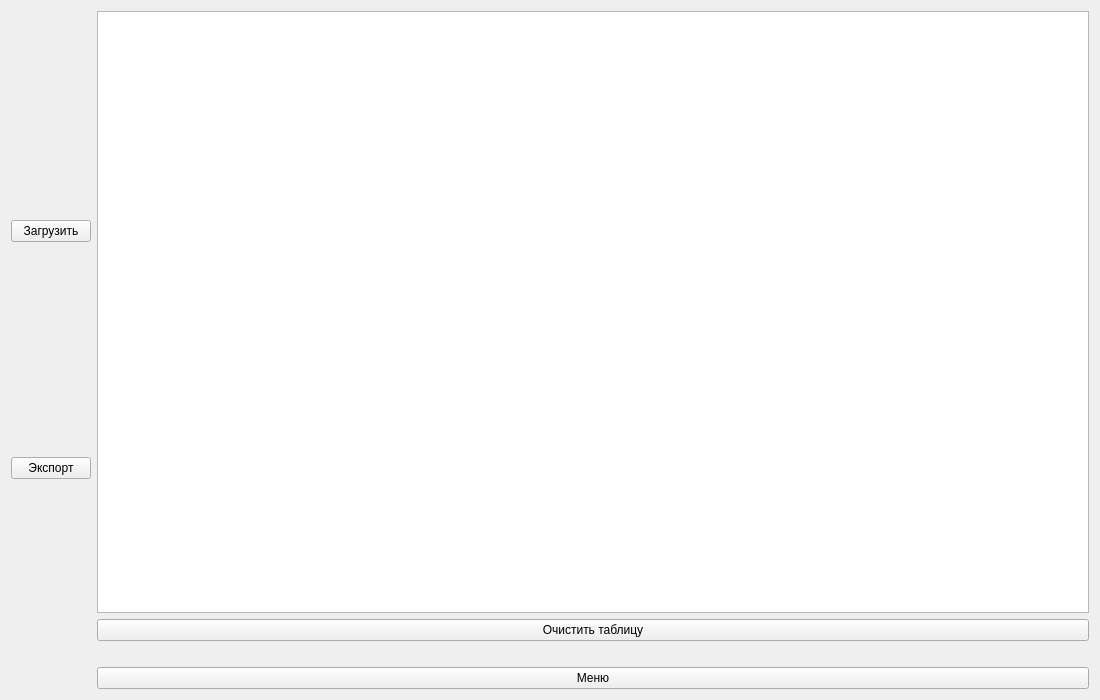
<?xml version="1.0" encoding="UTF-8"?>
<ui version="4.0">
 <class>MetaDataWidget</class>
 <widget class="QWidget" name="MetaDataWidget">
  <property name="geometry">
   <rect>
    <x>0</x>
    <y>0</y>
    <width>1100</width>
    <height>700</height>
   </rect>
  </property>
  <property name="minimumSize">
   <size>
    <width>0</width>
    <height>0</height>
   </size>
  </property>
  <property name="windowTitle">
   <string>Метаданные</string>
  </property>
  <property name="windowIcon">
   <iconset>
    <normaloff>icon.jpg</normaloff>icon.jpg</iconset>
  </property>
  <layout class="QVBoxLayout" name="verticalLayout_3">
   <item>
    <layout class="QHBoxLayout" name="horizontalLayout">
     <item>
      <layout class="QVBoxLayout" name="verticalLayout_2">
       <item>
        <widget class="QPushButton" name="pb_Load">
         <property name="text">
          <string>Загрузить</string>
         </property>
        </widget>
       </item>
       <item>
        <widget class="QPushButton" name="pb_Export">
         <property name="text">
          <string>Экспорт</string>
         </property>
        </widget>
       </item>
      </layout>
     </item>
     <item>
      <layout class="QVBoxLayout" name="verticalLayout">
       <item>
        <widget class="QTableWidget" name="tableWidget"/>
       </item>
       <item>
        <widget class="QPushButton" name="pb_Clear">
         <property name="text">
          <string>Очистить таблицу</string>
         </property>
        </widget>
       </item>
       <item>
        <widget class="QLabel" name="lableLoad">
         <property name="text">
          <string/>
         </property>
        </widget>
       </item>
       <item>
        <widget class="QPushButton" name="pb_Close">
         <property name="text">
          <string>Меню</string>
         </property>
        </widget>
       </item>
      </layout>
     </item>
    </layout>
   </item>
  </layout>
 </widget>
 <resources/>
 <connections/>
</ui>
